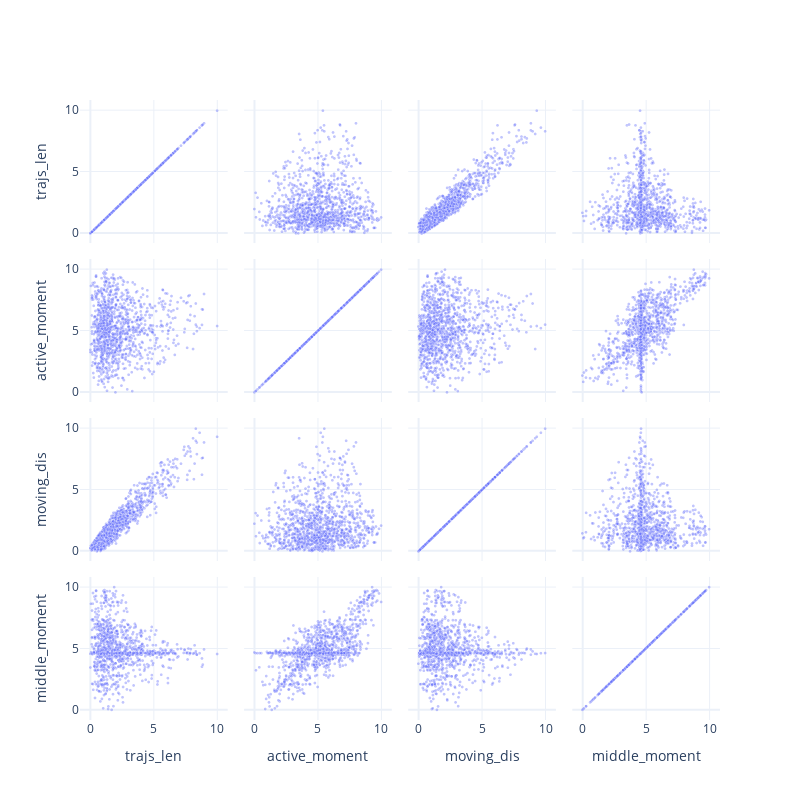

Notebook code cell kept with this figure:
### Code cell
myplot.Scatter_Matrix(df_cluster,
                      dimentions = parse_list)

### Figure 1 — Plotly figure (JSON) as saved in the notebook; plotly's stock layout.template omitted (floating-point values rounded to 4 significant figures; data arrays with more than 128 entries replaced by an {"elided": "..."} marker saying what was removed)
{"data": [{"dimensions": [{"label": "trajs_len", "values": {"elided": "1216 float values"}}, {"label": "active_moment", "values": {"elided": "1216 float values"}}, {"label": "moving_dis", "values": {"elided": "1216 float values"}}, {"label": "middle_moment", "values": {"elided": "1216 float values"}}], "marker": {"line": {"color": "white", "width": 0.5}, "opacity": 0.4, "showscale": false, "size": 3}, "type": "splom"}], "layout": {"dragmode": "select", "height": 800, "hovermode": "closest", "width": 800}}
